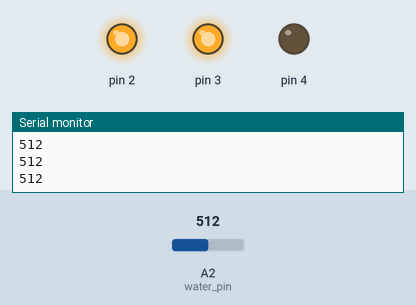
The sketch below on a simulated Arduino Uno, built with avr-gcc and run on an emulated ATmega328P. On the bench: output pins drawn as LEDs (lit = HIGH), the last lines printed to the serial monitor. The test bench sets the inputs (shaded band); at power-on: A2 (water_pin) = 512.

Above: at 1.2 s.
1.3 s: A2 (water_pin) set to 484
At 2.3 s:
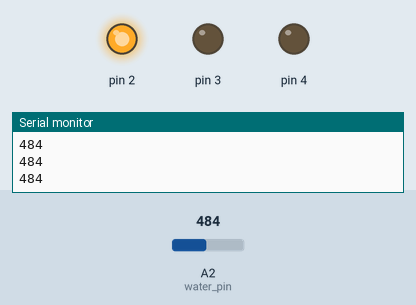
3.0 s: A2 (water_pin) set to 414
4.5 s: A2 (water_pin) set to 383
At 5.9 s:
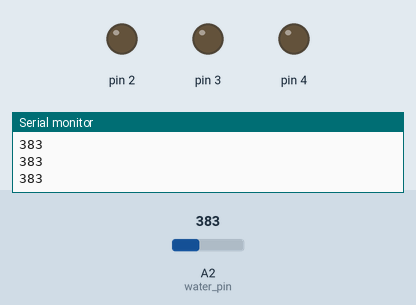
6.2 s: A2 (water_pin) set to 610
At 7.4 s:
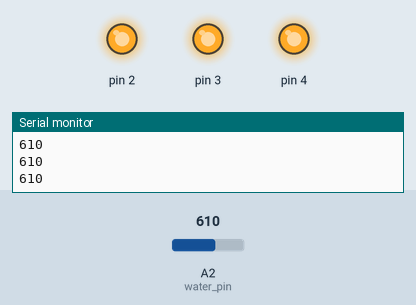
7.8 s: A2 (water_pin) set to 587
At 8.7 s:
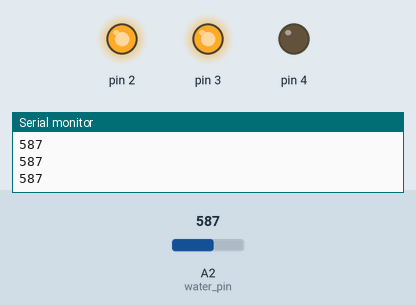
9.4 s: A2 (water_pin) set to 490
At 10.0 s:
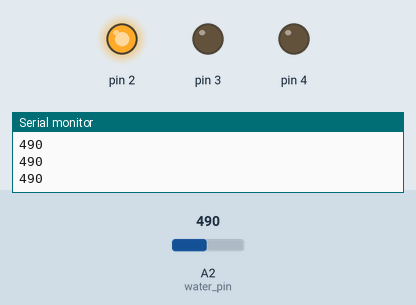
Timing chart, 0 to 12.0 s (numbered marks = the images above; inputs shaded):
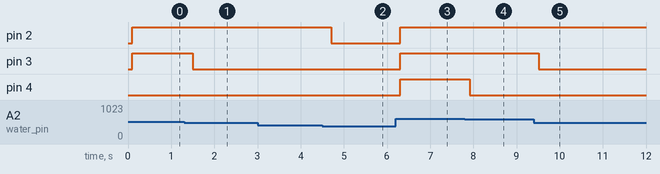

The sketch:

waterhigh.ino
```cpp
int water_pin = A2;
int LED1 = 2;
int LED2 = 3;
int LED3 = 4;

void setup(){
  Serial.begin(9600);
  pinMode(2, OUTPUT);
  pinMode(3, OUTPUT);
  pinMode(4, OUTPUT);
}

void loop(){
  int val = analogRead(A2);
  Serial.print(val);
  Serial.print("\n");
  delay(100);

  if(val <= 400){
    digitalWrite(2, LOW);
    digitalWrite(3, LOW);
    digitalWrite(4, LOW);
    delay(100);
  }
  else if(400 < val && val <= 500){
    digitalWrite(2, HIGH);
    digitalWrite(3, LOW);
    digitalWrite(4, LOW);
    delay(100);
  }
  else if(500 < val && val <= 600){
    digitalWrite(2, HIGH);
    digitalWrite(3, HIGH);
    digitalWrite(4, LOW);
    delay(100);
  }
  else{
    digitalWrite(2, HIGH);
    digitalWrite(3, HIGH);
    digitalWrite(4, HIGH);
    delay(100);
  }
}
```

Measured:
- the behaviour switches between 501 and 500 on A2 (water_pin) (found by bisection; images 0 and 1)
- the behaviour switches between 401 and 400 on A2 (water_pin) (found by bisection; images 1 and 2)
- the behaviour switches between 601 and 600 on A2 (water_pin) (found by bisection; images 3 and 4)
- after the input at 1.3 s, pin 3: HIGH → LOW after 0.20 s
- after the input at 4.5 s, pin 2: HIGH → LOW after 0.21 s
- after the input at 6.2 s, pin 2–4: LOW → HIGH after 0.11 s
- after the input at 7.8 s, pin 4: HIGH → LOW after 0.11 s
- after the input at 9.4 s, pin 3: HIGH → LOW after 0.11 s
